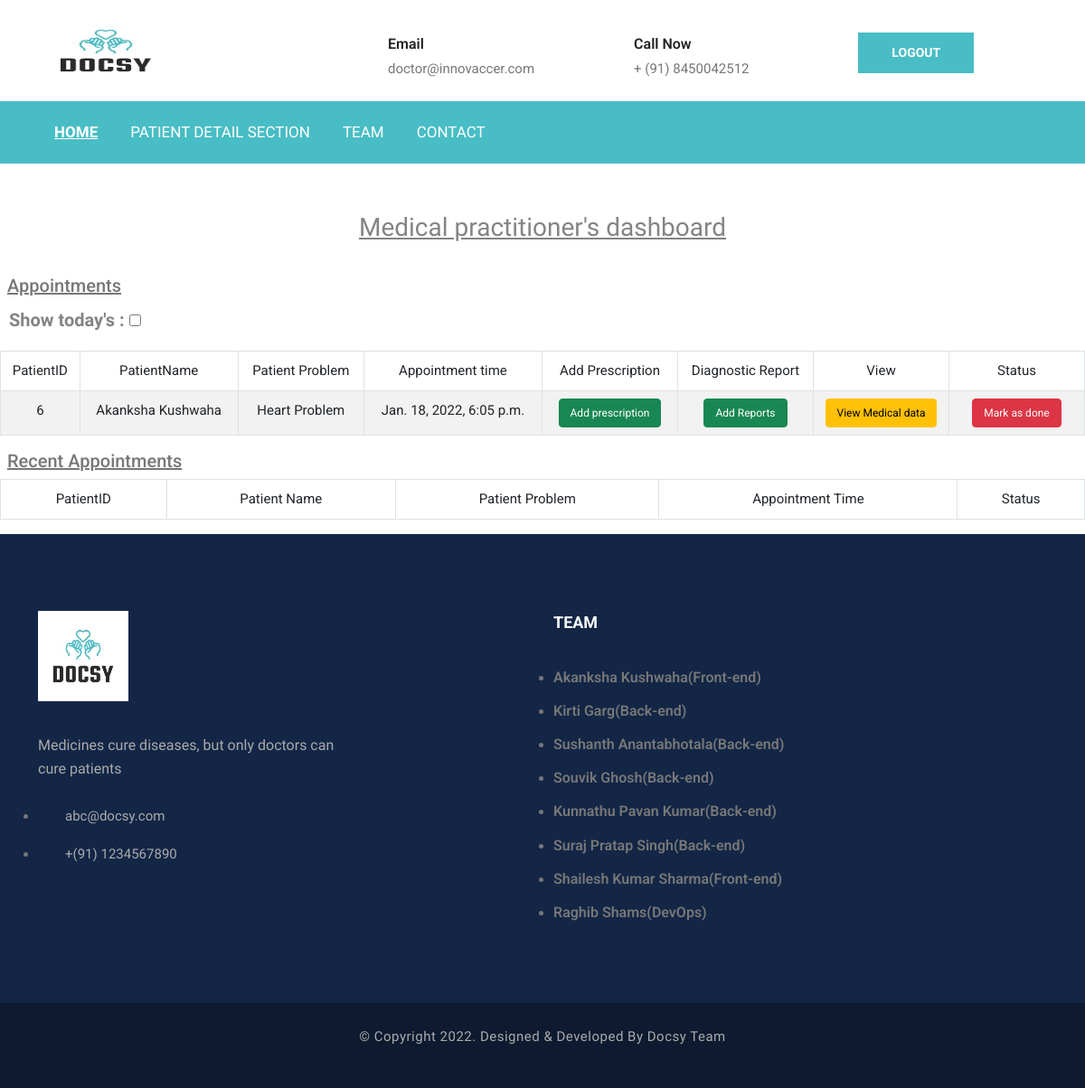
Screenshot of /doctor/doctorsDashboard/ (signed in) with the database file from the repository.
### receptionist/models.py (models this page shows)
class doctor(models.Model):
    name = models.TextField(max_length=50)
    specalist = models.TextField(max_length=50, null=True)
    email = models.EmailField(unique=True,max_length=50)
    phoneno = models.TextField(unique=True, max_length=10)
    gender = models.TextField(max_length=10)
    password = models.TextField(max_length=25)
    clinic_address = models.TextField(max_length=150)
    registration_time = models.DateField(default=date.today)

### patient/models.py (models this page shows)
class patient(models.Model):
    name = models.TextField(max_length=50)
    dob = models.DateField(default=date.today)
    gender = models.TextField(max_length=20)
    phoneno = models.TextField(unique=True, max_length=10)
    email=models.EmailField(unique=True,max_length=50)
    password = models.TextField(max_length=25)
    address = models.TextField(max_length=150)
    registration_time = models.DateField(default=date.today)

class Appointment(models.Model):
    patientId= models.ForeignKey(patient,on_delete=models.CASCADE)
    doctorId = models.IntegerField()
    specalist = models.TextField(max_length=50, null=True)
    disease=models.TextField(max_length=50, null=True)
    appointmentTime=models.DateTimeField(default=datetime.now)
    status=models.TextField(default="0")

### receptionist/views.py (the view)
# urls.py: path('doctorsDashboard/',views.doctorsDashboard,name="doctorsDashboard"),
def doctorsDashboard(request):
    doctor_id=request.session['doctor_id']
    today_appointments=Appointment.objects.all()
    d=doctor.objects.get(id=doctor_id)
    a=Appointment.objects.filter(doctorId=d.id,status="0")
    if "only_todays" in request.POST:
        show_only_todays=request.POST['only_todays']
        ap=[]
        today = date.today()
        for i in a:
            x=i.patientId
            appt_time=str(i.appointmentTime).split(' ')[0]
            if show_only_todays=="true":
                if str(appt_time)==str(today):
                    print(i.appointmentTime)
                    ap.append([x.id,x.name,i.disease,i.appointmentTime,i.id])
                else:
                    print('in else')
        ap.sort(key=lambda x:x[3])
        b=Appointment.objects.filter(doctorId=d.id,status="1")
        bp=[]
        for i in b:
            x=i.patientId
            bp.append([x.id,x.name,i.disease,i.appointmentTime,i.id])
        return HttpResponse(render(request,'response.html',{"today_appointments":ap,"past_appointments":bp, "doctor_id":d}))
    else:
        ap=[]
        today = date.today()
        for i in a:
            x=i.patientId
            ap.append([x.id,x.name,i.disease,i.appointmentTime,i.id])
        ap.sort(key=lambda x:x[3])
        b=Appointment.objects.filter(doctorId=d.id,status="1")
        bp=[]
        for i in b:
            x=i.patientId
            bp.append([x.id,x.name,i.disease,i.appointmentTime,i.id])
        return render(request,'doctorsDashboard.html',{"today_appointments":ap,"past_appointments":bp, "doctor_id":d})

### receptionist/templates/doctorsDashboard.html (shortened to what this page needs)
{% load static %}
<!DOCTYPE html>
<html lang="en">
<head>
    <link href="https://cdn.jsdelivr.net/npm/bootstrap@5.0.2/dist/css/bootstrap.min.css" rel="stylesheet">
    <link rel="stylesheet" href="{% static 'css/style.css' %}">
</head>
<body>
    <div class="page-wrapper">
        <section class="header-uper">
            <div class="container">
                <div class="row align-items-center">
                    <div class="col-xl-3 col-lg-3 mt-3 mb-3">
                        <div class="logo">
                            <a href="{% url 'homePage' %}">
                                <img loading="lazy"  src="{% static 'HomePageImages/logo.jpeg' %}"  alt="logo" style="height: 80px; width:150px;">
                            </a>
                        </div>
                    </div>
                    <div class="col-xl-9 col-lg-9 mt-lg-3">
                        <div class="right-side">
                            <ul class="contact-info d-none d-lg-flex pl-0 mb-4 mb-md-0">
                                <li class="item text-left">
                                    <strong>Email</strong>
                                    <br>
                                    <a href="mailto:info@medic.com">
                                        <span>{{doctor_id.email}}</span>
                                    </a>
                                </li>
                                <li class="item text-left">
                                    <strong>Call Now</strong>
                                    <br>
                                    <span>+ (91) {{doctor_id.phoneno}}</span>
                                </li>
                            </ul>
                            <div class="link-btn text-center mb-3 text-lg-right">
                                <a href="{% url 'logout' %}" class="btn-style-one">LOGOUT</a>
                            </div>
                        </div>
                    </div>
                </div>
            </div>
        </section>
        <nav class="navbar navbar-expand-lg navbar-dark">
            <div class="container">
                <div class="collapse navbar-collapse" id="navbarLinks">
                    <ul class="navbar-nav">
                        <li class="nav-item active">
                            <a class="nav-link" href="{% url 'homePage' %}">Home</a>
                        </li>
                        <li class="nav-item @@about">
                            <a class="nav-link" href="{% url 'patientDetail' %}">Patient Detail Section</a>
                        </li>
                        <li class="nav-item @@team">
                            <a class="nav-link" href="#footer">Team</a>
                        </li>
                        <li class="nav-item @@contact">
                            <a class="nav-link" href="#footer">Contact</a>
                        </li>
                    </ul>
                </div>
            </div>
        </nav>
        <br />
        <br />
        <p class="h3 text-center"><u>Medical practitioner's dashboard</u></p>
        <br />
        <div class="table-responsive" id='table_container'>
            <h3 class="h5 mx-2"><u>Appointments</u></h3>
            <p style="font-size: 20px; font-weight:1000; margin-left: 10px;">Show today's : <input type="checkbox" id="todays" name="todays" onclick="OnlyTodays()"></p>
            <table id="example1" class="table table-striped table-bordered" style="width:100%;">
                <thead>
                    <tr>
                        <td>
                            <div class="text-center">
                                PatientID
                            </div>
                        </td>
                        <td>
                            <div class="text-center">
                                PatientName
                            </div>
                        </td>
                        <td>
                            <div class="text-center">
                                Patient Problem
                            </div>
                        </td>
                        <td>
                            <div class="text-center">
                                Appointment time
                            </div>
                        </td>
                        <td>
                            <div class="text-center">
                                Add Prescription
                            </div>
                        </td>
                        <td>
                            <div class="text-center">
                                Diagnostic Report
                            </div>
                        </td>
                        <td>
                            <div class="text-center">
                                View
                            </div>
                        </td>
                        <td>
                            <div class="text-center">
                                Status
                            </div>
                        </td>
                    </tr>
                </thead>
                <tbody>
                    {% for row in today_appointments %}
                    <tr>
                        <td>
                            <div class="text-center">
                                {{row.0}}
                            </div>
                        </td>
                        <td>
                            <div class="text-center">
                                {{row.1}}
                            </div>
                        </td>
                        <td>
                            <div class="text-center">
                                {{row.2}}
                            </div>
                        </td>
                        <td>
                            <div class="text-center">
                                {{row.3}}
                            </div>
                        </td>
                        <td width="150">
                            <div class="text-center">
                                <a href="prescription/{{row.0}}/{{row.4}}" class="btn-success btn" style="font-size: 12px;;">Add prescription</a>
                            </div>
                        </td>
                        <td width="150">
                            <div class="text-center">
                                <a href="add_reports/{{row.0}}/{{row.4}}" class="btn-success btn" style="font-size: 12px;;">Add Reports</a>
                            </div>
                        </td>
                        <td width="150">
                            <div class="text-center">
                                <a href="patientSummaryView/{{row.0}}/{{row.4}}" class="btn-warning btn" style="font-size: 12px;;">View Medical data</a>
                            </div>
                        </td>
                        <td width="150">
                            <div class="text-center">
                                <a href="checkstatus/{{row.0}}/{{row.4}}" class="btn-danger btn" style="font-size: 12px;;">Mark as done</a>
                            </div>
                        </td>
                    </tr>
                    {% endfor %}
                </tbody>
            </table>
        </div>
        <div class="table-responsive">
            <h3 class="h5 mx-2"><u>Recent Appointments</u></h3>
            <table id="example2" class="table table-striped table-bordered" style="width:100%">
                <thead>
                    <tr>
                        <td>
                            <div class="text-center">
                                PatientID
                            </div>
                        </td>
                        <td>
                            <div class="text-center">
                                Patient Name
                            </div>
                        </td>
                        <td>
                            <div class="text-center">
                                Patient Problem
                            </div>
                        </td>
                        <td>
                            <div class="text-center">
                                Appointment Time
                            </div>
                        </td>
                        <td>
                            <div class="text-center">
                                Status
                            </div>
                        </td>
                    </tr>
                </thead>
            </table>
        </div>
      <footer class="footer-main" id="footer">
        <div class="footer-top">
          <div class="container">
            <div class="row justify-content-between">
              <div class="col-lg-4 mb-5 mb-lg-0">
                <div class="about-widget">
                  <div class="footer-logo">
                    <figure>
                      <a href="index.html">
                        <img loading="lazy" class="img-fluid" src="{% static 'HomePageImages/logo.jpeg' %}" alt="medic" style="width: 100px;">
                      </a>
                    </figure>
                  </div>
                  <p style="font-size:16px">Medicines cure diseases, but only doctors can cure patients</p>
                  <ul class="location-link">
                    <li class="item">
                      <a>
                        <p>abc@docsy.com</p>
                      </a>
                    </li>
                    <li class="item">
                      <p>+(91) 1234567890</p>
                    </li>
                  </ul>
                </div>
              </div>
              <div class="col-lg-6 col-md-5 mb-3 mb-md-0">
                <h2 style="font-weight: bold;">Team</h2>
                <ul class="menu-link">
                  <li>
                    <h6>Akanksha Kushwaha(Front-end)</h6>
                  </li>
                  <li>
                    <h6>Kirti Garg(Back-end)</h6>
                  </li>
                  <li>
                    <h6>Sushanth Anantabhotala(Back-end)</h6>
                  </li>
                  <li>
                    <h6>Souvik Ghosh(Back-end)</h6>
                  </li>
                  <li>
                    <h6>Kunnathu Pavan Kumar(Back-end)</h6>
                  </li>
                  <li>
                    <h6>Suraj Pratap Singh(Back-end)</h6>
                  </li>
                  <li>
                    <h6>Shailesh Kumar Sharma(Front-end)</h6>
                  </li>
                  <li>
                    <h6>Raghib Shams(DevOps)</h6>
                  </li>
                </ul>
              </div>
            </div>
          </div>
        </div>
        <div class="footer-bottom">
          <div class="container clearfix">
            <div class="copyright-text">
              <p>&copy; Copyright 2022. Designed &amp; Developed by <a href="">Docsy Team</a></p>
            </div>
          </div>
        </div>
      </footer>
    </div>
</body>
</html>

### rows the page displays
doctor: email "doctor@innovaccer.com", phoneno "8450042512"
patient: name "Akanksha Kushwaha"
Appointment: disease "Heart Problem", appointmentTime "Jan. 18, 2022, 6:05 p.m."

### other values shown
{{ row.0 }} "6"
